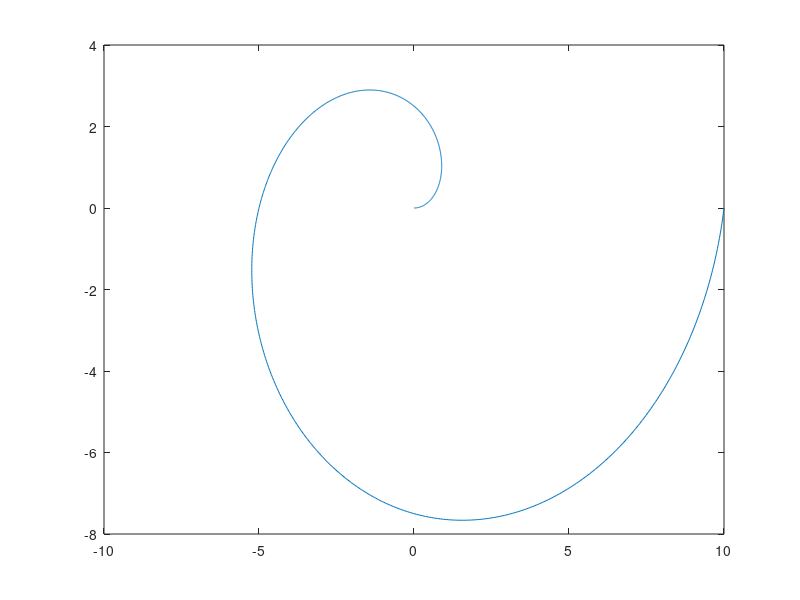

Here is the MATLAB script that generated this plot:
% Archimedean Spiral

r = 10; % radius
inc = 10; % incerement per revolution
n = r/inc; % number of revolutions

i = linspace(0,n,1000); % create evenly spaced points between 0 & n
x = (inc*i).*cos(2*pi*i); % x coordinates
y = (inc*i).*sin(2*pi*i); % y coordinates

plot(x,y)
[x(end) y(end)]








